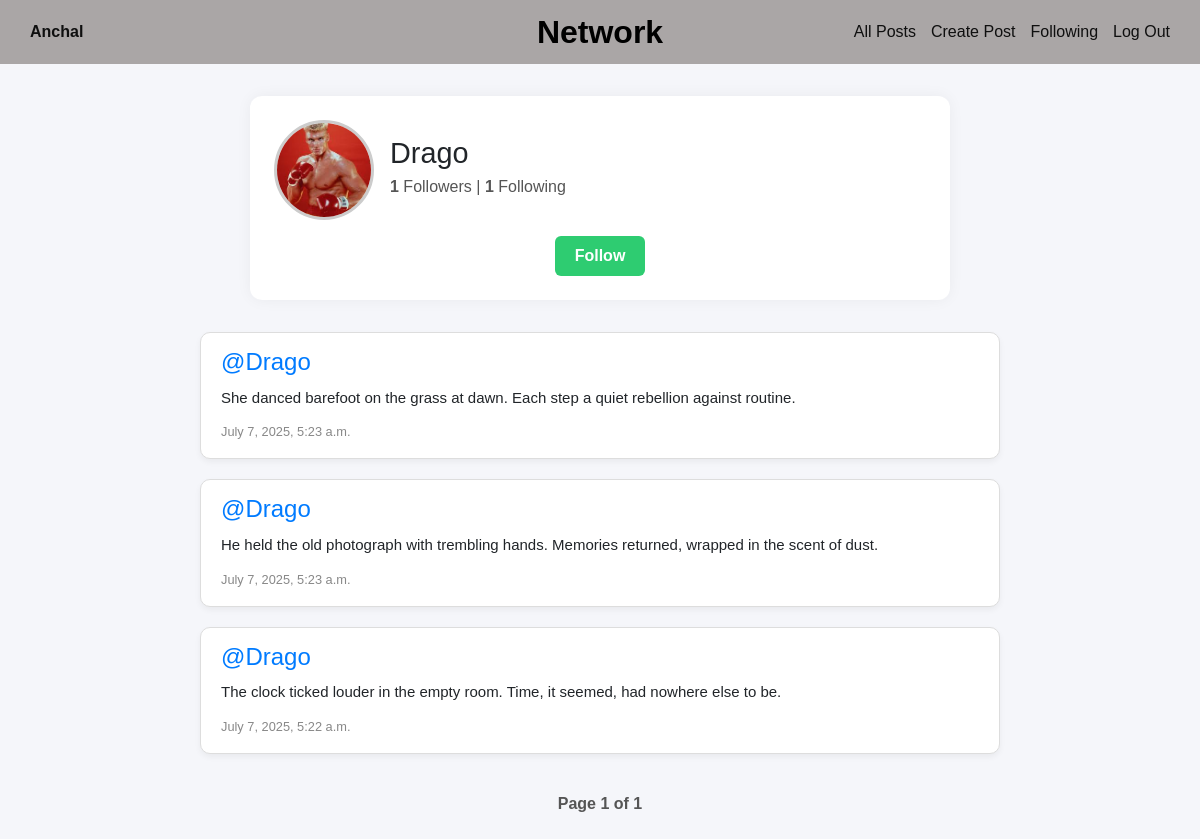
The app's page /profile/4 (signed in) with its own data.
### network/models.py (models this page shows, shortened)
class User(AbstractUser):
    pass

class Post(models.Model):
    content = models.CharField(max_length=140)
    user = models.ForeignKey(User, on_delete=models.CASCADE, related_name="author")
    date=models.DateTimeField(auto_now_add=True)

### network/views.py (the view)
# urls.py: path("profile/<int:user_id>",views.profile, name="profile"),
def profile(request, user_id):
    user = User.objects.get(pk=user_id)
    allPosts = Post.objects.filter(user=user).order_by("-id")
    if not hasattr(user, 'profile'):
        Profile.objects.create(user=user)
    if request.method == 'POST' and request.user == user:
        uploaded_image = request.FILES.get("profile_image")
        if uploaded_image:
            user.profile.image = uploaded_image
            user.profile.save()
            return redirect('profile', user_id=user.id)
    following = Follow.objects.filter(user=user)
    followers = Follow.objects.filter(user_follower=user)
    try:
        checkFollow = followers.filter(user=request.user)
        isFollowing = checkFollow.exists()
    except:
        isFollowing = False
    paginator = Paginator(allPosts, 3)
    page_number = request.GET.get('page')
    posts_of_the_page = paginator.get_page(page_number)
    return render(request, "network/profile.html", {
        "posts_of_the_page": posts_of_the_page,
        "username": user.username.title(),
        "following": following,
        "followers": followers,
        "isFollowing": isFollowing,
        "user_profile": user,
        "profile_image": user.profile.image.url if user.profile.image else None
    })

### network/templates/network/profile.html (shortened to what this page needs)
{% extends "network/layout.html" %}
{% block body %}
<div class="profile-container">
  <div class="profile-header">
    <img src="{{ profile_image|default:'/static/images/default-profile.png' }}" class="profile-pic" alt="{{ username }}'s Profile Picture">
    <div class="profile-info">
      <h2>{{ username }}</h2>
      <p><strong>{{ followers.count }}</strong> Followers | <strong>{{ following.count }}</strong> Following</p>
    </div>
  </div>
  {% if user.is_authenticated and user != user_profile %}
    <div class="profile-follow">
      {% if isFollowing %}
        <form action="{% url 'unfollow' %}" method="post">
          {% csrf_token %}
          <input type="hidden" name="userfollow" value="{{ user_profile }}">
          <button type="submit" class="unfollow-btn">Unfollow</button>
        </form>
      {% else %}
        <form action="{% url 'follow' %}" method="post">
          <button type="submit" class="follow-btn">Follow</button>
        </form>
      {% endif %}
    </div>
  {% endif %}
</div>
{% for post in posts_of_the_page %}
  <div class="post-card">
    <h4><a href="{% url 'profile' user_id=post.user.id %}">@{{ post.user }}</a></h4>
    <p>{{ post.content }}</p>
    <small>{{ post.date }}</small>
  </div>
{% empty %}
  <p class="no-posts">No posts yet.</p>
{% endfor %}
<div class="pagination">
  <ul class="pagination-list">
    <li class="current-page">Page {{ posts_of_the_page.number }} of {{ posts_of_the_page.paginator.num_pages }}</li>
  </ul>
</div>
{% endblock %}

### network/templates/network/layout.html (shortened to what this page needs)
{% load static %}
<!DOCTYPE html>
<html lang="en">
    <head>
        <link rel="stylesheet" href="https://cdnjs.cloudflare.com/ajax/libs/font-awesome/6.7.2/css/all.min.css" />
        <link rel="stylesheet" href="https://stackpath.bootstrapcdn.com/bootstrap/4.4.1/css/bootstrap.min.css">
        <link rel="stylesheet" href="https://cdnjs.cloudflare.com/ajax/libs/font-awesome/6.7.2/css/all.min.css" />
        <link href="{% static 'network/styles.css' %}" rel="stylesheet">
    </head>
<body>
    <div>
        <div>
            <div class="navbar">
                <div class="user-info">
                    {% if user.is_authenticated %}
                        <a href="{% url 'profile' user.id %}"><strong>{{ user.username }}</strong></a>
                    {% else %}
                        Register First
                    {% endif %}
                </div>
                <div class="site-title">Network</div>
                <ul class="nav-links">
                    <li><a href="{% url 'index' %}">All Posts</a></li>
                    {% if user.is_authenticated %}
                        <li><a href="{% url 'createPost' %}">Create Post</a></li>
                        <li><a href="{% url 'following' %}">Following</a></li>
                        <li><a href="{% url 'logout' %}">Log Out</a></li>
                    {% else %}
                        <li><a href="{% url 'login' %}">Log In</a></li>
                        <li><a href="{% url 'register' %}">Register</a></li>
                    {% endif %}
                </ul>
            </div>
            <div>
                <div>
                    {% block body %}
                    {% endblock %}
                </div>
            </div>
        </div>
    </div>
</body>
</html>

### network/static/network/styles.css (style rules this page uses)
body { margin: 0; font-family: Arial, sans-serif; background-color:#f5f6fa; }
.navbar { display: flex; align-items: center; justify-content: space-between; background-color: #aaa6a6; position: relative; padding: 20px 30px; color: rgb(7, 7, 7); margin-bottom: 20px; }
.user-info a, .nav-links a { color: rgb(15, 15, 15); text-decoration: none; }
.site-title { position: absolute; left: 50%; transform: translateX(-50%); font-size: 2rem; font-weight: bold; color: #000; }
.nav-links { display: flex; list-style: none; margin: 0; padding: 0; gap: 15px; }
.post-card { background-color: white; border: 1px solid #ddd; border-radius: 10px; padding: 15px; margin: 15px auto; width: 80%; box-shadow: 0 3px 6px rgba(0, 0, 0, 0.05); transition: transform 0.2s ease; }
.pagination { display: flex; justify-content: center; margin-top: 30px; }
.pagination-list { list-style: none; padding: 0; display: flex; gap: 10px; align-items: center; }
.current-page { padding: 8px 16px; font-weight: bold; color: #555; }
.profile-container { max-width: 700px; margin: 2rem auto; padding: 1.5rem; background-color: #fff; border-radius: 12px; box-shadow: 0 0 15px rgba(0, 0, 0, 0.05); }
.profile-header { display: flex; align-items: center; gap: 1rem; }
.profile-pic { width: 100px; height: 100px; border-radius: 50%; object-fit: cover; border: 3px solid #ccc; }
.profile-info h2 { margin: 0; font-size: 1.8rem; }
.profile-info p { margin: 0.3rem 0; color: #555; }
.profile-follow { margin-top: 1rem; text-align: center; }
.follow-btn, .unfollow-btn { padding: 0.5rem 1.2rem; font-weight: bold; border: none; border-radius: 6px; cursor: pointer; font-size: 1rem; }
.follow-btn { background-color: #2ecc71; color: white; }
.post-card { background: #fff; border: 1px solid #ddd; border-radius: 10px; padding: 15px 20px; margin: 20px auto; max-width: 800px; }
.post-card h4 { margin: 0 0 10px; color: #007bff; }
.post-card p { font-size: 15px; margin-bottom: 10px; }
.post-card small { color: #888; }
.pagination { text-align: center; margin-top: 30px; }

### records on screen
User: username "Anchal"
User: username "Drago"
Post: user "Drago", content "She danced barefoot on the grass at dawn. Each step a quiet rebellion against routine.", date "July 7, 2025, 5:23 a.m."
Post: user "Drago", content "He held the old photograph with trembling hands. Memories returned, wrapped in the scent of dust.", date "July 7, 2025, 5:23 a.m."
Post: user "Drago", content "The clock ticked louder in the empty room. Time, it seemed, had nowhere else to be.", date "July 7, 2025, 5:22 a.m."

### other values on screen
{{ followers.count }} "1"
{{ following.count }} "1"
{{ posts_of_the_page.number }} "1"
{{ posts_of_the_page.paginator.num_pages }} "1"
